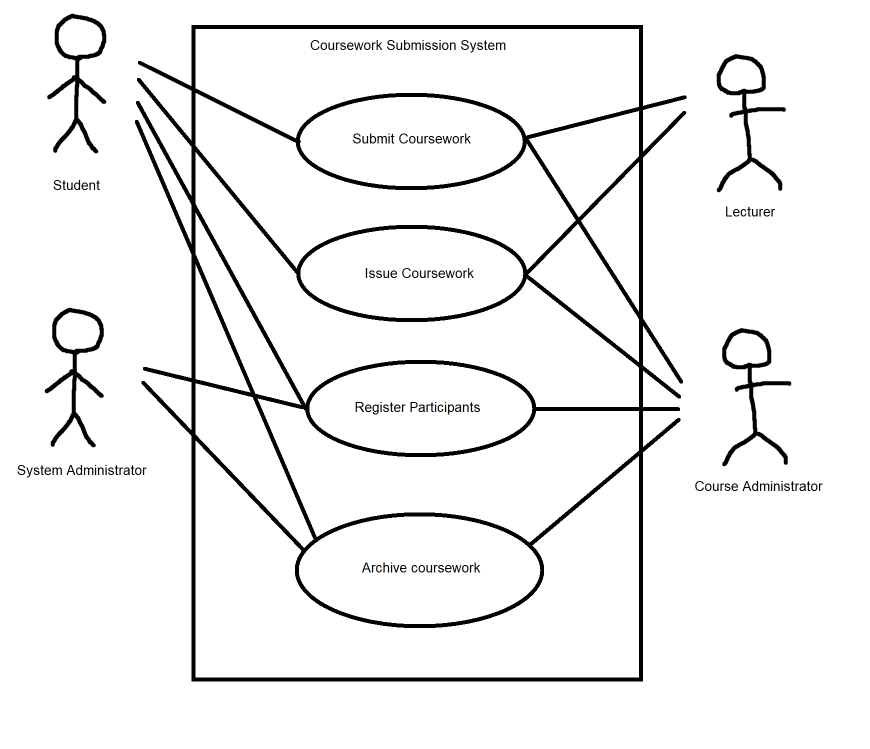
#> input picture TestCases/1.png, 1740 x 1498 px (shown at 1/2 size)
$ python -i detections.py   (imports and definitions only)
#> lines starting #> are read from the running program, lines starting #| are printed output that depends on the picture; after the words box and inside, x2 and y2 are one past the last pixel; in counts of white or black regions, pixels touching at a corner belong together
import cv2
import numpy as np
from helpers import is_intersecting
import config

VALID_COLOR = (0, 255, 0)
INVALID_COLOR = (0, 0, 255)

# [341 lines left out: functions find_rectangles, process_stickmen_detections, detect_arrows, is_overlapping, detect_arrow_head, detect_ovals and 5 more, not called in this run]

def get_line_edges(image_path, min_line_length=100, max_vertical_deviation=15, max_horizontal_deviation=0):
    """Detect and filter lines in an image using Hough Transform."""
#> called with image_path = 'TestCases/1.png', min_line_length = 100, max_vertical_deviation = 15, max_horizontal_deviation = 0
    img = cv2.imread(image_path)
#> img is the input picture: shape (1498, 1740, 3); mean B, G, R 240.4, 240.4, 240.4
    gray = cv2.cvtColor(img, cv2.COLOR_BGR2GRAY)
    gray = cv2.equalizeHist(gray)
    thresh = cv2.adaptiveThreshold(gray, 255, cv2.ADAPTIVE_THRESH_GAUSSIAN_C, cv2.THRESH_BINARY_INV, 11, 2)
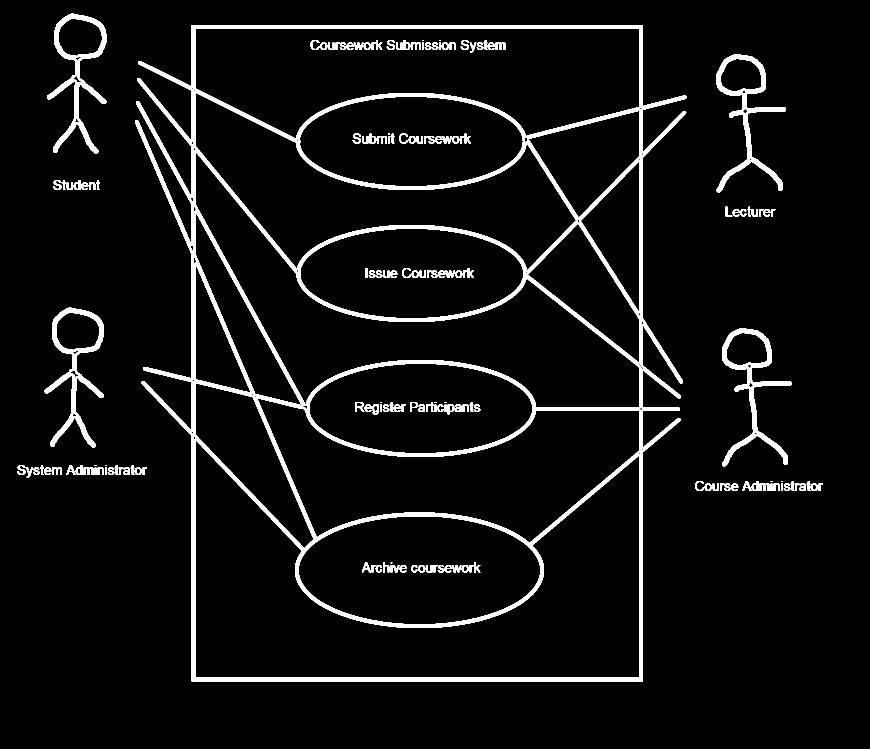
#> thresh: shape (1498, 1740) (shown at 1/2 size); 6.1% white; 137 white regions (11 under 20 px), largest, box (x1, y1, x2, y2) and area: (270, 50, 1373, 1363) 113387, (94, 27, 213, 307) 6727, (89, 615, 208, 895) 6727
    edges = cv2.Canny(thresh, 50, 200)
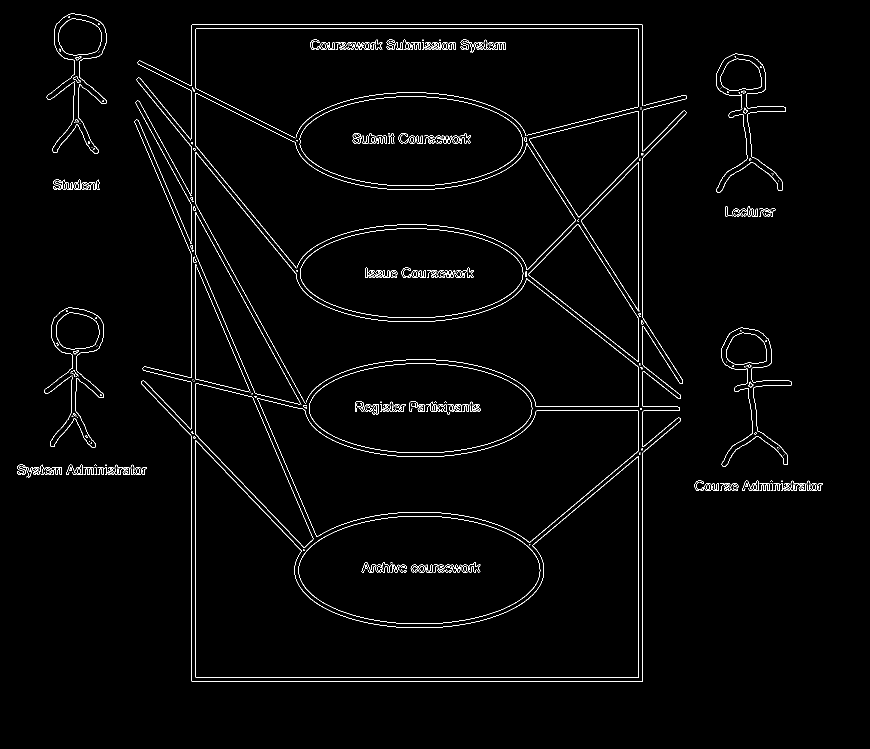
#> edges: shape (1498, 1740) (shown at 1/2 size); 1.7% white in thin lines or dots, all inside (x1, y1, x2, y2) = (34, 26, 1646, 1363)
    lines = cv2.HoughLinesP(edges, 1, np.pi / 180, threshold=50, minLineLength=50, maxLineGap=10)
#> lines = 245 rows, first 6: [390, 756, 390, 187], [1277, 1362, 1277, 49], [1285, 1362, 1285, 50], [382, 1361, 382, 871], [384, 49, 1284, 49], [383, 1362, 1284, 1362]
    line_coordinates = []
    if lines is not None:
        for x1, y1, x2, y2 in lines[:, 0]:
            line_length = np.sqrt((x2 - x1)**2 + (y2 - y1)**2)
            if abs(x2 - x1) > max_vertical_deviation and abs(y2 - y1) > max_horizontal_deviation and line_length >= min_line_length:
                line_coordinates.append(((x1, y1), (x2, y2)))
#> this loop made 245 passes
#> (x1, y1, x2, y2, line_length) on passes 1 to 3: (390, 756, 390, 187, 569), (1277, 1362, 1277, 49, 1313), (1285, 1362, 1285, 50, 1312)
#> after the loop, line_coordinates = 96 items
    return line_coordinates

>>> result = get_line_edges('TestCases/1.png')
#> result = 96 items

$ run again, on TestCases/10.png
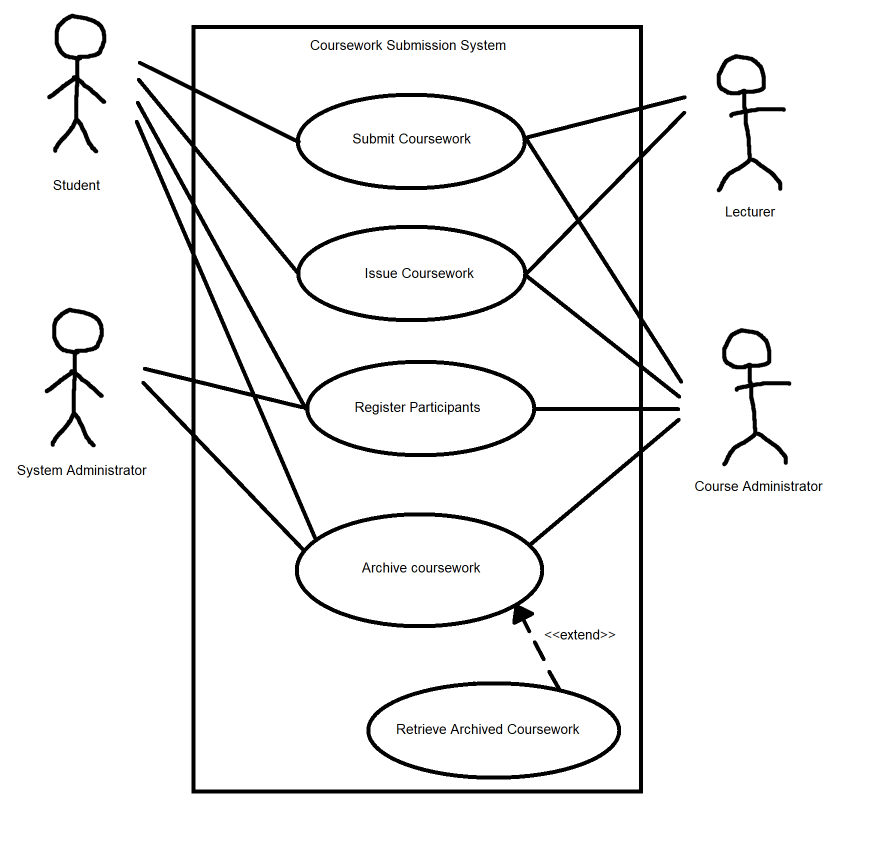
#> input picture TestCases/10.png, 1740 x 1722 px (shown at 1/2 size)
#> in get_line_edges, img is the input picture: shape (1722, 1740, 3); mean B, G, R 240.8, 240.8, 240.8
#> in get_line_edges, `thresh = cv2.adaptiveThreshold(gray, 255, cv2.ADAPTIVE_THRESH_GAUSSIAN..`:
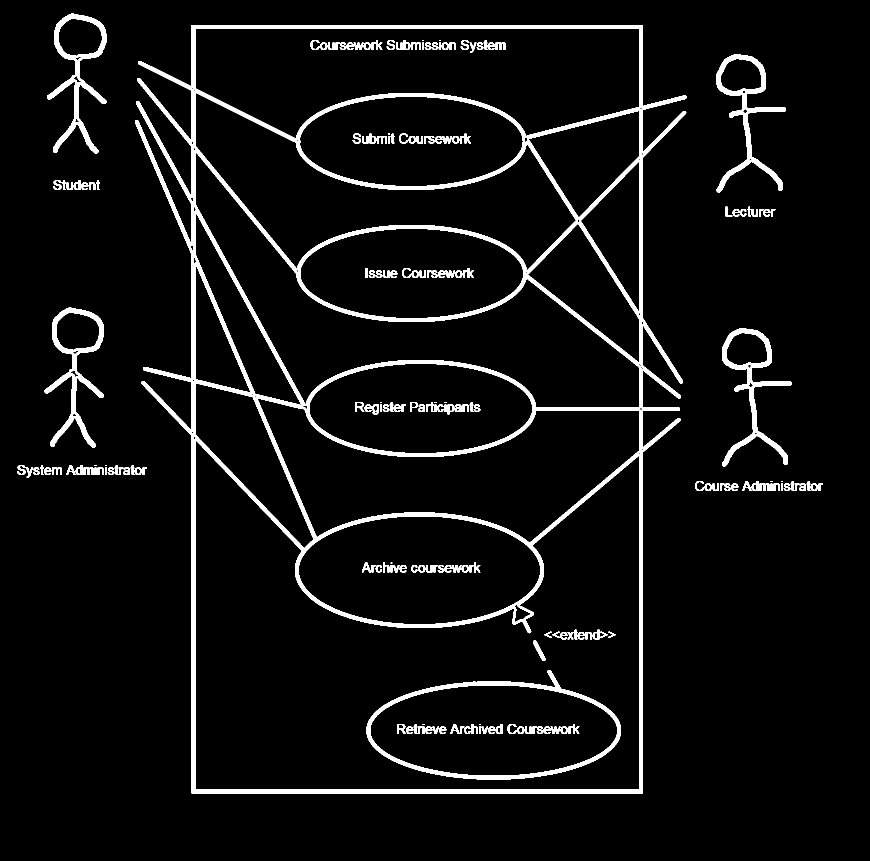
#> thresh: shape (1722, 1740) (shown at 1/2 size); 5.9% white; 171 white regions (14 under 20 px), largest, box (x1, y1, x2, y2) and area: (270, 50, 1373, 1587) 117671, (733, 1340, 1242, 1559) 9437, (94, 27, 213, 307) 6727
#> in get_line_edges, `edges = cv2.Canny(thresh, 50, 200)`:
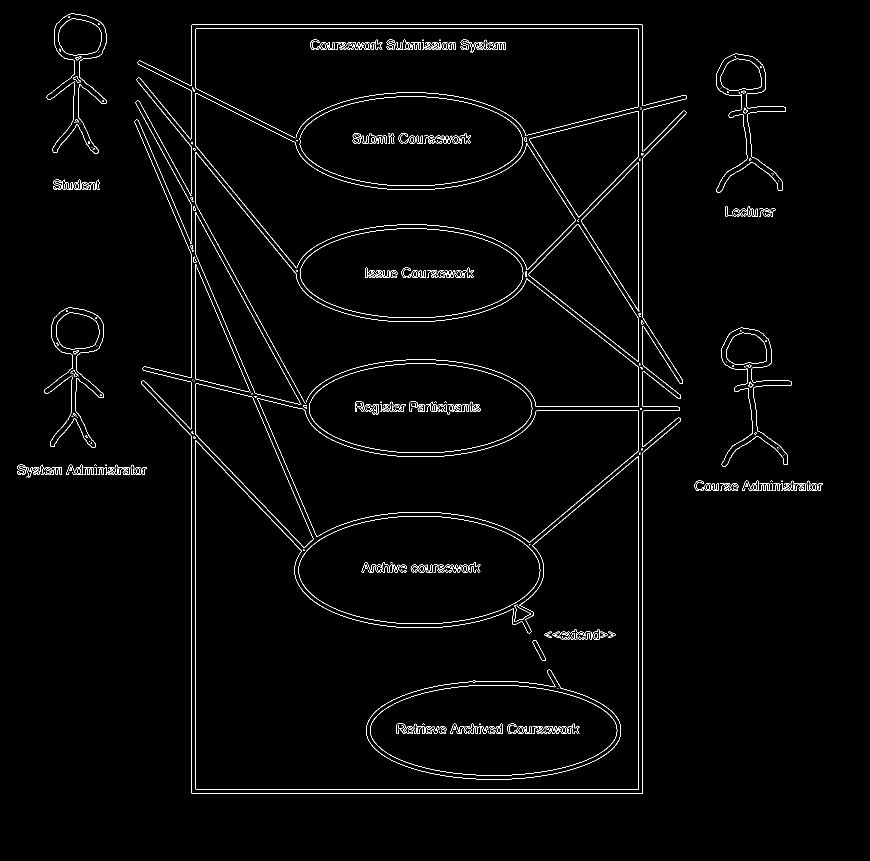
#> edges: shape (1722, 1740) (shown at 1/2 size); 1.7% white in thin lines or dots, all inside (x1, y1, x2, y2) = (34, 26, 1646, 1587)
#> lines = 279 rows, first 6: [390, 1586, 390, 768], [1277, 1586, 1277, 49], [1285, 1586, 1285, 50], [382, 857, 382, 292], [382, 57, 1276, 57], [384, 49, 1284, 49]
#> the loop in get_line_edges, `for x1, y1, x2, y2 in lines[:, 0]:` made 279 passes
#> (x1, y1, x2, y2, line_length) on passes 1 to 3: (390, 1586, 390, 768, 818), (1277, 1586, 1277, 49, 1537), (1285, 1586, 1285, 50, 1536)
#> after the loop in get_line_edges, `for x1, y1, x2, y2 in lines[:, 0]:`: line_coordinates = 99 items
